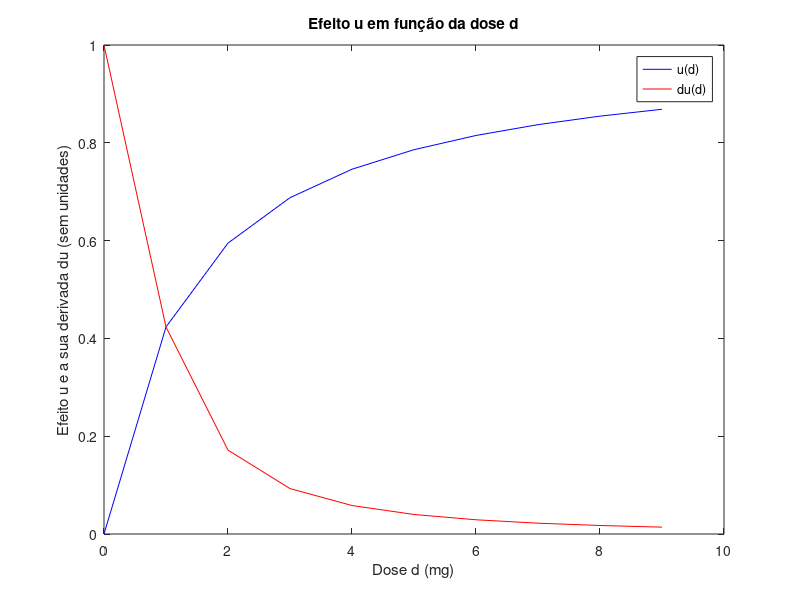

Recreate this plot in MATLAB.
clear
%Constantes ja definidas
k12 = 0.3 * 3600;
k21 = 0.2455 * 3600;
k10 = 0.0643 * 3600;
v1 = 3110;
v2 = 3110;
delta = 1000;
h = 1;
c50 = 7.1903;

%Valores das varias posiçoes da matriz da equaçao (1)
mat_A = -1 * (k12 + k10)/v1;
mat_B = k21/v1;
mat_C = k12/v2;
mat_D = -1 * k21/v2;
A = [mat_A, mat_B; mat_C, mat_D];
%valores selecionados
dmax = 10;
d = 0:1:dmax-1;
c2 = delta * d * k12 / (k21 * k10);
du = (1:dmax);
du(1:dmax) = zeros;
u = (1:dmax);

%adquirir valores de u(d) e du/dd
for k = 1:dmax
u(k) = c2(k) / (c50 + c2(k));
if k > 1
    du(k) = u(k) - u(k-1);
else
    du(k)= 1;
end
end
figure(1)
plot(d,u,'-b')
hold on
plot(d,du,'-r');
title("Efeito u em função da dose d");
xlabel("Dose d (mg)");
ylabel("Efeito u e a sua derivada du (sem unidades)");
legend('u(d)','du(d)')







